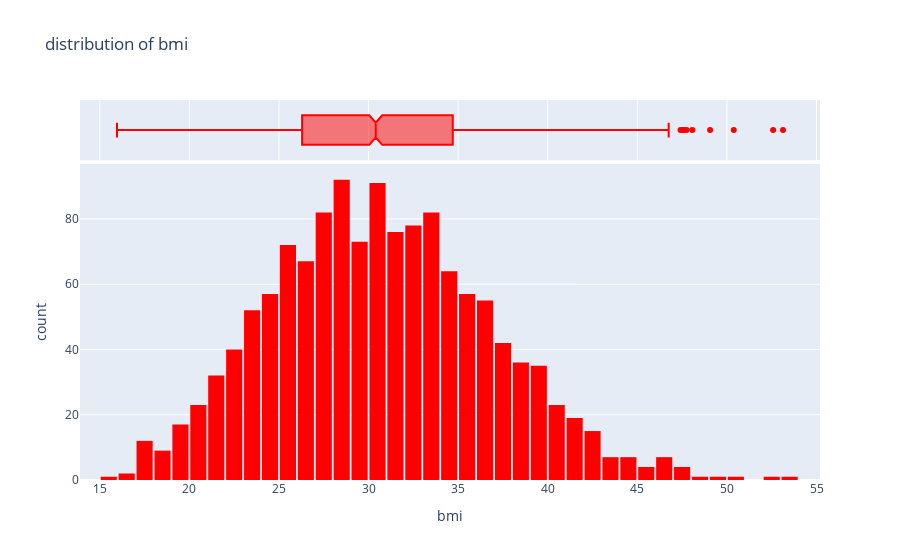

Notebook code cell kept with this figure:
### Markdown cell above
### Can u explain why there r more than twice as many custmors with age 18 & 19 compared to other ages??

### Code cell
fig = px.histogram(df,
                   x='bmi',
                   marginal='box',
                   nbins=47,
                   color_discrete_sequence=['red'],
                   title='distribution of bmi')
fig.update_layout(bargap=0.1)

fig.show()

### Figure 1 — Plotly figure (JSON) as saved in the notebook; plotly's stock layout.template omitted (floating-point values rounded to 4 significant figures; data arrays with more than 128 entries replaced by an {"elided": "..."} marker saying what was removed)
{"data": [{"bingroup": "x", "hovertemplate": "bmi=%{x}<br>count=%{y}<extra></extra>", "legendgroup": "", "marker": {"color": "red", "pattern": {"shape": ""}}, "name": "", "nbinsx": 47, "orientation": "v", "showlegend": false, "type": "histogram", "x": {"elided": "1338 float values"}, "xaxis": "x", "yaxis": "y"}, {"hovertemplate": "bmi=%{x}<extra></extra>", "legendgroup": "", "marker": {"color": "red"}, "name": "", "notched": true, "showlegend": false, "type": "box", "x": {"elided": "1338 float values"}, "xaxis": "x2", "yaxis": "y2"}], "layout": {"bargap": 0.1, "barmode": "relative", "legend": {"tracegroupgap": 0}, "title": {"text": "distribution of bmi"}, "xaxis": {"anchor": "y", "domain": [0, 1], "title": {"text": "bmi"}}, "xaxis2": {"anchor": "y2", "domain": [0, 1], "matches": "x", "showgrid": true, "showticklabels": false}, "yaxis": {"anchor": "x", "domain": [0, 0.8316], "title": {"text": "count"}}, "yaxis2": {"anchor": "x2", "domain": [0.8416, 1], "matches": "y2", "showgrid": false, "showline": false, "showticklabels": false, "ticks": ""}}}
